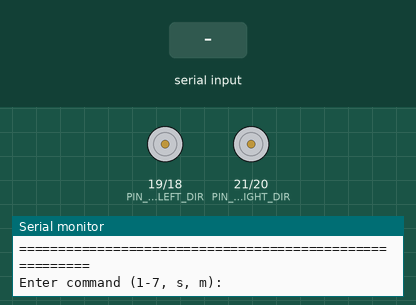
Bench run of a sketch on a simulated ESP32-C6. On the bench: direction and speed pins drawn as motors (green arrow = direction pin HIGH = forward, orange = LOW = backward, longer = more drive), the last lines printed to the serial monitor. The inputs (shaded band) are chosen by the test bench.

Above: at 1.7 s.
1.8 s: "7" received over Serial
At 3.36 s:
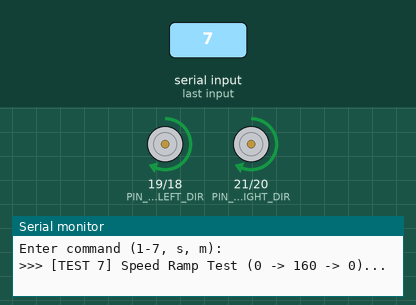
4.8 s: "1" received over Serial
7.8 s: "2" received over Serial
At 8.6 s:
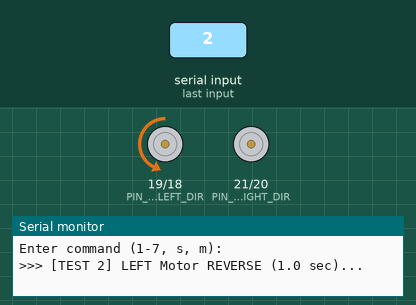
10.3 s: "3" received over Serial
At 10.7 s:
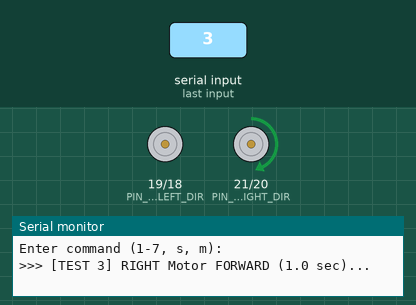
12.8 s: "4" received over Serial
At 13.6 s:
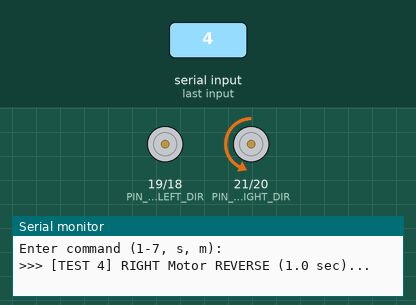
15.3 s: "6" received over Serial
At 15.7 s:
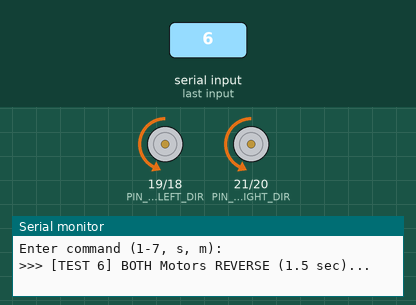
Timing chart, 0 to 18.3 s (numbered marks = the images above; inputs shaded):
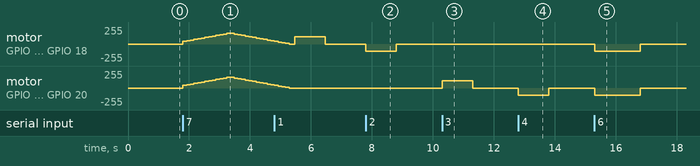

The sketch:

Motor_Test_ESP32C6.ino
```cpp
/*
 * ==============================================================================
 * MICROMOUSE ESP32-C6: STANDALONE MOTOR BENCH TEST (TB6612FNG / DRI0044)
 * Authoritative Spec: MICROMOUSE_MASTER_PROMPT.md
 * ==============================================================================
 *
 * HARDWARE CONNECTIONS:
 * 1. Logic & Control (ESP32-C6 -> DRI0044):
 *    - ESP32-C6 GPIO 18 --> Left Motor PWM  (E1 / PWMA)
 *    - ESP32-C6 GPIO 19 --> Left Motor DIR  (M1 / DIRA)
 *    - ESP32-C6 GPIO 20 --> Right Motor PWM (E2 / PWMB)
 *    - ESP32-C6 GPIO 21 --> Right Motor DIR (M2 / DIRB)
 *    - ESP32-C6 3.3V    --> DRI0044 VCC     (Logic power)
 *    - ESP32-C6 GND     --> DRI0044 GND     (Common GND)
 *
 * 2. High Power (2S Battery -> DRI0044):
 *    - 2S Battery (+)   --> DRI0044 VM      (7.4V - 8.4V motor power)
 *    - 2S Battery (-)   --> DRI0044 GND     (Common GND with ESP32)
 *
 * 3. Motors (DRI0044 -> GA12-N20 Motors):
 *    - Driver M1 (+/-)  --> Left N20 Motor terminals
 *    - Driver M2 (+/-)  --> Right N20 Motor terminals
 *
 * SAFETY INSTRUCTION:
 * - Prop the robot up so the wheels are NOT touching the desk/floor!
 *
 * ARDUINO IDE SETTINGS:
 * - Board: "ESP32C6 Dev Module"
 * - Tools -> "USB CDC On Boot" -> "Enabled"
 * - Serial Monitor: 115200 baud
 * ==============================================================================
 */

#include <Arduino.h>

// --- Authoritative Motor GPIO Pins (from Master Prompt Section 3.1) ---
constexpr uint8_t PIN_MOTOR_LEFT_PWM  = 18;
constexpr uint8_t PIN_MOTOR_LEFT_DIR  = 19;
constexpr uint8_t PIN_MOTOR_RIGHT_PWM = 20;
constexpr uint8_t PIN_MOTOR_RIGHT_DIR = 21;

// --- Configurable Direction Inversion Flags ---
// Change to true if a motor spins backwards when given a Forward command
constexpr bool MOTOR_LEFT_INVERT  = false;
constexpr bool MOTOR_RIGHT_INVERT = false;

// Default test speed (0 - 255)
constexpr int TEST_SPEED = 110;

void stopMotors() {
  analogWrite(PIN_MOTOR_LEFT_PWM, 0);
  analogWrite(PIN_MOTOR_RIGHT_PWM, 0);
  digitalWrite(PIN_MOTOR_LEFT_DIR, LOW);
  digitalWrite(PIN_MOTOR_RIGHT_DIR, LOW);
}

void setMotorLeft(int speed) {
  speed = constrain(speed, -255, 255);
  if (MOTOR_LEFT_INVERT) speed = -speed;

  if (speed > 0) {
    digitalWrite(PIN_MOTOR_LEFT_DIR, HIGH);
    analogWrite(PIN_MOTOR_LEFT_PWM, speed);
  } else if (speed < 0) {
    digitalWrite(PIN_MOTOR_LEFT_DIR, LOW);
    analogWrite(PIN_MOTOR_LEFT_PWM, -speed);
  } else {
    analogWrite(PIN_MOTOR_LEFT_PWM, 0);
  }
}

void setMotorRight(int speed) {
  speed = constrain(speed, -255, 255);
  if (MOTOR_RIGHT_INVERT) speed = -speed;

  if (speed > 0) {
    digitalWrite(PIN_MOTOR_RIGHT_DIR, HIGH);
    analogWrite(PIN_MOTOR_RIGHT_PWM, speed);
  } else if (speed < 0) {
    digitalWrite(PIN_MOTOR_RIGHT_DIR, LOW);
    analogWrite(PIN_MOTOR_RIGHT_PWM, -speed);
  } else {
    analogWrite(PIN_MOTOR_RIGHT_PWM, 0);
  }
}

void printMenu() {
  Serial.println(F("\n========================================================"));
  Serial.println(F("       MICROMOUSE ESP32-C6: MOTOR BENCH TEST MENU       "));
  Serial.println(F("========================================================"));
  Serial.println(F(" [1] Test LEFT Motor  FORWARD  (1.0s @ Speed 110)"));
  Serial.println(F(" [2] Test LEFT Motor  REVERSE  (1.0s @ Speed 110)"));
  Serial.println(F(" [3] Test RIGHT Motor FORWARD  (1.0s @ Speed 110)"));
  Serial.println(F(" [4] Test RIGHT Motor REVERSE  (1.0s @ Speed 110)"));
  Serial.println(F(" [5] Test BOTH Motors FORWARD  (1.5s @ Speed 110)"));
  Serial.println(F(" [6] Test BOTH Motors REVERSE  (1.5s @ Speed 110)"));
  Serial.println(F(" [7] Speed Sweep Test (Ramp 0 -> 180 -> 0)"));
  Serial.println(F(" [s] EMERGENCY STOP (Stop both motors immediately)"));
  Serial.println(F(" [m] Show this menu"));
  Serial.println(F("========================================================"));
  Serial.print(F("Enter command (1-7, s, m): "));
}

void setup() {
  Serial.begin(115200);

  // Handshake for ESP32-C6 native USB-CDC
  uint32_t t0 = millis();
  while (!Serial && (millis() - t0 < 3000)) {
    delay(10);
  }
  delay(500);

  Serial.println(F("\n\n>>> INITIALIZING MOTOR CONTROLLER <<<"));

  // Configure GPIO directions
  pinMode(PIN_MOTOR_LEFT_PWM, OUTPUT);
  pinMode(PIN_MOTOR_LEFT_DIR, OUTPUT);
  pinMode(PIN_MOTOR_RIGHT_PWM, OUTPUT);
  pinMode(PIN_MOTOR_RIGHT_DIR, OUTPUT);

  // Safety first: ensure both motors are completely stopped
  stopMotors();
  Serial.println(F("[OK] GPIO 18, 19, 20, 21 initialized. Motors STOPPED."));
  Serial.println(F("[!] WARNING: Ensure wheels are elevated off the table!"));

  printMenu();
}

void loop() {
  if (Serial.available()) {
    char cmd = Serial.read();

    switch (cmd) {
      case '1':
        Serial.println(F("\n>>> [TEST 1] LEFT Motor FORWARD (1.0 sec)..."));
        setMotorLeft(TEST_SPEED);
        delay(1000);
        stopMotors();
        Serial.println(F("[OK] Left motor stopped."));
        printMenu();
        break;

      case '2':
        Serial.println(F("\n>>> [TEST 2] LEFT Motor REVERSE (1.0 sec)..."));
        setMotorLeft(-TEST_SPEED);
        delay(1000);
        stopMotors();
        Serial.println(F("[OK] Left motor stopped."));
        printMenu();
        break;

      case '3':
        Serial.println(F("\n>>> [TEST 3] RIGHT Motor FORWARD (1.0 sec)..."));
        setMotorRight(TEST_SPEED);
        delay(1000);
        stopMotors();
        Serial.println(F("[OK] Right motor stopped."));
        printMenu();
        break;

      case '4':
        Serial.println(F("\n>>> [TEST 4] RIGHT Motor REVERSE (1.0 sec)..."));
        setMotorRight(-TEST_SPEED);
        delay(1000);
        stopMotors();
        Serial.println(F("[OK] Right motor stopped."));
        printMenu();
        break;

      case '5':
        Serial.println(F("\n>>> [TEST 5] BOTH Motors FORWARD (1.5 sec)..."));
        setMotorLeft(TEST_SPEED);
        setMotorRight(TEST_SPEED);
        delay(1500);
        stopMotors();
        Serial.println(F("[OK] Both motors stopped."));
        printMenu();
        break;

      case '6':
        Serial.println(F("\n>>> [TEST 6] BOTH Motors REVERSE (1.5 sec)..."));
        setMotorLeft(-TEST_SPEED);
        setMotorRight(-TEST_SPEED);
        delay(1500);
        stopMotors();
        Serial.println(F("[OK] Both motors stopped."));
        printMenu();
        break;

      case '7': {
        Serial.println(F("\n>>> [TEST 7] Speed Ramp Test (0 -> 160 -> 0)..."));
        for (int spd = 40; spd <= 160; spd += 10) {
          setMotorLeft(spd);
          setMotorRight(spd);
          delay(120);
        }
        for (int spd = 160; spd >= 0; spd -= 10) {
          setMotorLeft(spd);
          setMotorRight(spd);
          delay(120);
        }
        stopMotors();
        Serial.println(F("[OK] Ramp test completed. Motors stopped."));
        printMenu();
        break;
      }

      case 's':
      case 'S':
      case ' ':
        stopMotors();
        Serial.println(F("\n[!] EMERGENCY STOP: All PWM cleared!"));
        printMenu();
        break;

      case 'm':
      case 'M':
        printMenu();
        break;

      default:
        // Ignore newline / carriage return
        break;
    }
  }
}
```

Measured:
- after the input at 1.8 s, motor on GPIO 19 (PIN_MOTOR_LEFT_DIR) / GPIO 18 (PIN_MOTOR_LEFT_PWM), motor on GPIO 21 (PIN_MOTOR_RIGHT_DIR) / GPIO 20 (PIN_MOTOR_RIGHT_PWM): rises from stopped to forward 160/255 in 1.4 s, then falls to forward 50/255 in 1.4 s
- after the input at 7.8 s, motor on GPIO 19 (PIN_MOTOR_LEFT_DIR) / GPIO 18 (PIN_MOTOR_LEFT_PWM): stopped → backward 110/255 at once, → stopped 1.0 s later
- after the input at 10.3 s, motor on GPIO 21 (PIN_MOTOR_RIGHT_DIR) / GPIO 20 (PIN_MOTOR_RIGHT_PWM): stopped → forward 110/255 at once, → stopped 1.0 s later
- after the input at 12.8 s, motor on GPIO 21 (PIN_MOTOR_RIGHT_DIR) / GPIO 20 (PIN_MOTOR_RIGHT_PWM): stopped → backward 110/255 at once, → stopped 1.0 s later
- after the input at 15.3 s, motor on GPIO 19 (PIN_MOTOR_LEFT_DIR) / GPIO 18 (PIN_MOTOR_LEFT_PWM), motor on GPIO 21 (PIN_MOTOR_RIGHT_DIR) / GPIO 20 (PIN_MOTOR_RIGHT_PWM): stopped → backward 110/255 at once, → stopped 1.5 s later
